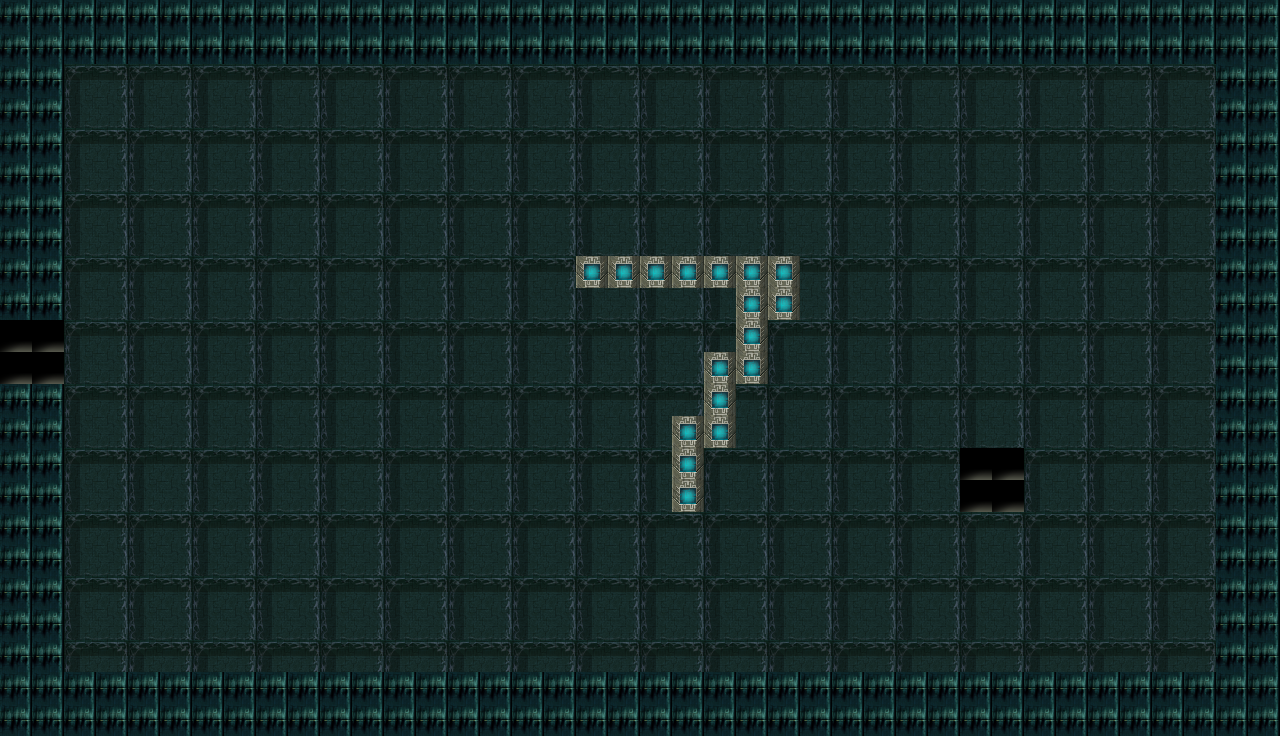

Tiled map render using the project's own tile images. Description and the map definition, with tile-layer contents summarised, below:
An orthogonal 40x23 tile map with 32x32 px tiles, 2 tile layers (Background, Decorations), 2 tilesets and 11 objects (7x Wall, 2x Door, 2x PlayerSpawn).

<map version="1.0" orientation="orthogonal" width="40" height="23" tilewidth="32" tileheight="32">
 <properties>
  <property name="WallWidth" value="2" />
 </properties>
 <tileset firstgid="1" name="Z18-TileA1" tilewidth="32" tileheight="32">
  <image source="../Tilesets/Z18-TileA1.png" width="512" height="384" />
 </tileset>
 <tileset firstgid="193" name="Z18-TileC" tilewidth="32" tileheight="32">
  <image source="../Tilesets/Z18-TileC.png" width="512" height="512" />
 </tileset>
 <layer name="Background" width="40" height="23">
  <data>[920 cells, 920 non-empty, 6 distinct tile ids]</data>
 </layer>
 <layer name="Decorations" width="40" height="23">
  <data>[920 cells, 17 non-empty, 1 distinct tile ids]</data>
 </layer>
 <objectgroup name="Collisions" width="40" height="23">
  <object name="Trigger" type="Wall" x="0" y="65" width="64" height="256" />
  <object name="Trigger" type="Wall" x="1214" y="65" width="64" height="320" />
  <object name="Trigger" type="Wall" x="1" y="672" width="1279" height="64" />
 </objectgroup>
 <objectgroup name="Entities" width="40" height="23">
  <object name="Trigger" type="Door" x="0" y="320" width="32" height="64">
   <properties>
    <property name="DestinationRoom" value="D01F01R06" />
    <property name="DestinationSpawnName" value="15" />
   </properties>
  </object>
  <object name="Trigger" type="Door" x="960" y="448" width="65" height="69">
   <properties>
    <property name="DestinationRoom" value="D01F02R01" />
    <property name="DestinationSpawnName" value="1" />
   </properties>
  </object>
  <object name="Trigger" type="Wall" x="1216" y="384" width="64" height="288" />
  <object name="PlayerSpawn" x="928" y="448" width="18" height="19">
   <properties>
    <property name="SpawnName" value="2" />
   </properties>
  </object>
 </objectgroup>
 <objectgroup name="Triggers" width="40" height="23">
  <object name="Trigger" type="Wall" x="0" y="0" width="704" height="64" />
  <object name="Trigger" type="Wall" x="704" y="0" width="576" height="64" />
  <object name="Trigger" type="Wall" x="0" y="384" width="64" height="288" />
 </objectgroup>
 <objectgroup name="PlayerSpawns" width="40" height="23">
  <object name="PlayerSpawn" x="96" y="352" width="18" height="19">
   <properties>
    <property name="SpawnName" value="1" />
   </properties>
  </object>
 </objectgroup>
</map>
